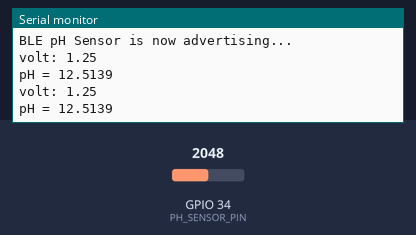
The sketch below on a simulated ESP32. On the bench: the last lines printed to the serial monitor. The test bench sets the inputs (shaded band); at power-on: GPIO 34 (PH_SENSOR_PIN) = 2048 (analog values on the 0–4095 scale). Nothing arrives over Bluetooth unless stated; a phone connects over Bluetooth LE 3 s after start.

Above: at 1.9 s.
2.0 s: GPIO 34 (PH_SENSOR_PIN) set to 2866
At 3.9 s:
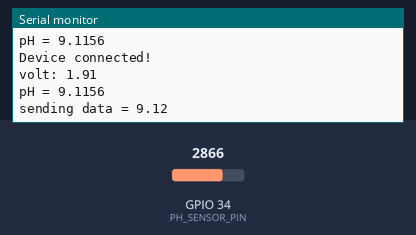
4.7 s: GPIO 34 (PH_SENSOR_PIN) set to 3603
At 6.2 s:
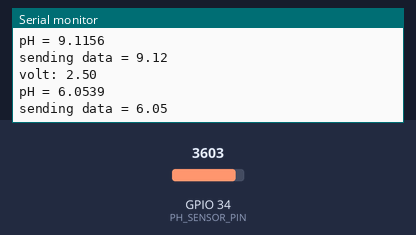
Timing chart, 0 to 7.7 s (numbered marks = the images above; inputs shaded):
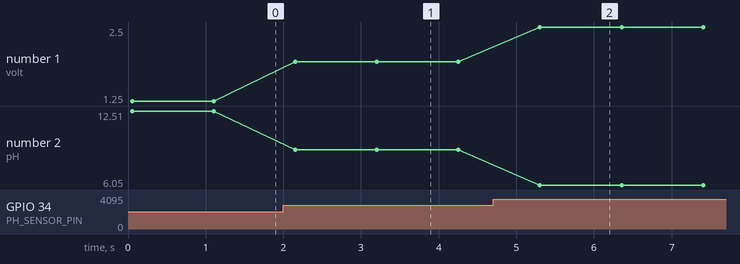

Measured:
- after the input at 2.0 s, the serial monitor: prints a new line after 0.15 s (image 1)
- after the input at 4.7 s, the serial monitor: prints a new line after 0.60 s (image 2)
- plotted number 1: 1.25 → 1.91 after the input at 2.0 s, 1.91 → 2.5 after the input at 4.7 s
- plotted number 2: 12.51 → 9.12 after the input at 2.0 s, 9.12 → 6.05 after the input at 4.7 s

The sketch:

ph_sensor_bluetooth_transmitter.ino
```cpp
#include <BLEDevice.h>
#include <BLEServer.h>
#include <BLEUtils.h>
#include <BLE2902.h>
#include "esp_bt.h"

float calibration_value = 18.96;
#define PH_SENSOR_PIN 34
#define SERVICE_UUID        "12345678-1234-1234-1234-1234567890ab"
#define CHARACTERISTIC_UUID "87654321-4321-4321-4321-0987654321ba"

BLECharacteristic *pHCharacteristic;
BLEServer *pServer;
bool deviceConnected = false;

// BLE Server Callback to Handle Disconnect
class MyServerCallbacks : public BLEServerCallbacks {
    void onConnect(BLEServer* pServer) {
        deviceConnected = true;
        Serial.println("Device connected!");
    }

    void onDisconnect(BLEServer* pServer) {
        deviceConnected = false;
        Serial.println("Device disconnected, restarting advertising...");
        BLEDevice::startAdvertising();  // Restart advertising after disconnect
    }
};

void setup() {
  Serial.begin(115200);

  analogReadResolution(12);  // Set ADC resolution
  analogSetWidth(12);        // Ensure full 12-bit width
  analogSetAttenuation(ADC_11db);  // Allow full 0-3.3V range

  Serial.println("Releasing classic Bluetooth memory...");
  esp_bt_controller_mem_release(ESP_BT_MODE_CLASSIC_BT);

  Serial.println("Starting BLE setup...");
  BLEDevice::init("pHPerfect");
  pServer = BLEDevice::createServer();
  pServer->setCallbacks(new MyServerCallbacks());

  BLEService *pService = pServer->createService(SERVICE_UUID);
  pHCharacteristic = pService->createCharacteristic(
                      CHARACTERISTIC_UUID,
                      BLECharacteristic::PROPERTY_READ | BLECharacteristic::PROPERTY_NOTIFY
                    );
  pHCharacteristic->addDescriptor(new BLE2902());

  pService->start();
  BLEAdvertising *pAdvertising = BLEDevice::getAdvertising();
  pAdvertising->addServiceUUID(SERVICE_UUID);
  pAdvertising->setScanResponse(true);
  pAdvertising->setMinPreferred(0x06);
  pAdvertising->setMinPreferred(0x12);
  pAdvertising->setMinInterval(0x20);
  pAdvertising->setMaxInterval(0x40);
  BLEDevice::startAdvertising();
  Serial.println("BLE pH Sensor is now advertising...");
}

void loop() {
  delay(50);  // Stabilization delay before reading ADC
  analogSetAttenuation(ADC_11db);
  analogReadResolution(12);
  analogSetWidth(12);
  int sensorValue = analogRead(PH_SENSOR_PIN);

  float volt = ((float)sensorValue * 3.3 / 4095) - 0.4;
  Serial.print("volt: ");
  Serial.println(volt);

  float ph_act = -5.1552 * volt + calibration_value;

  Serial.print("pH = ");
  Serial.println(ph_act, 4);

  if (deviceConnected) {
    char pHStr[8];
    dtostrf(ph_act, 1, 2, pHStr);
    pHCharacteristic->setValue(pHStr);
    Serial.print("sending data = ");
    Serial.println(pHStr);
    pHCharacteristic->notify();
  }

  delay(1000);
}
```
